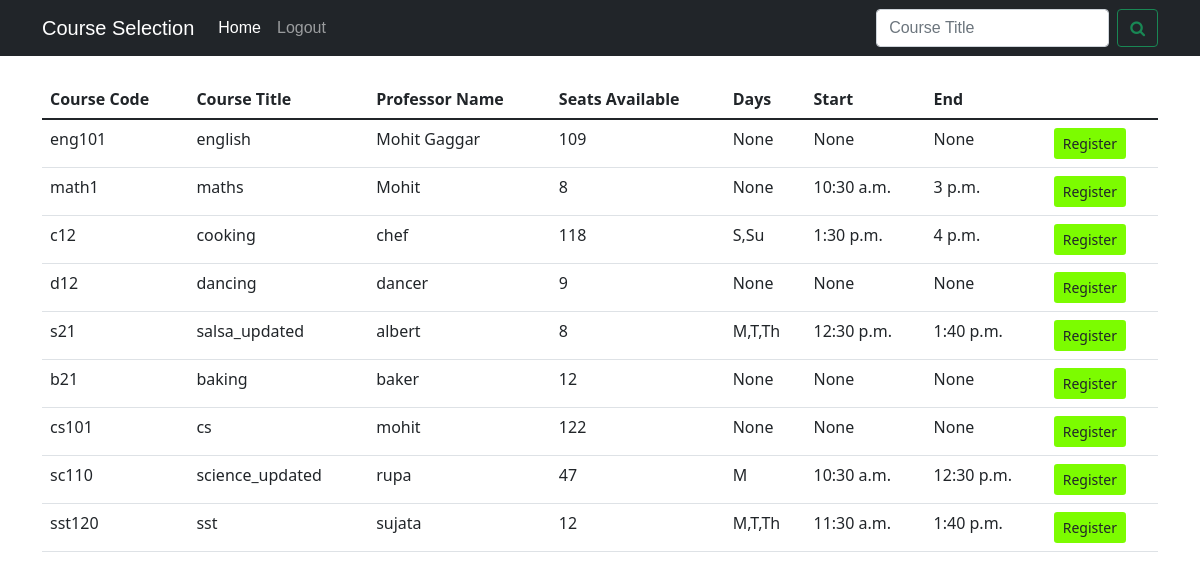
The page /pick_course (signed in) on the database as committed earlier.
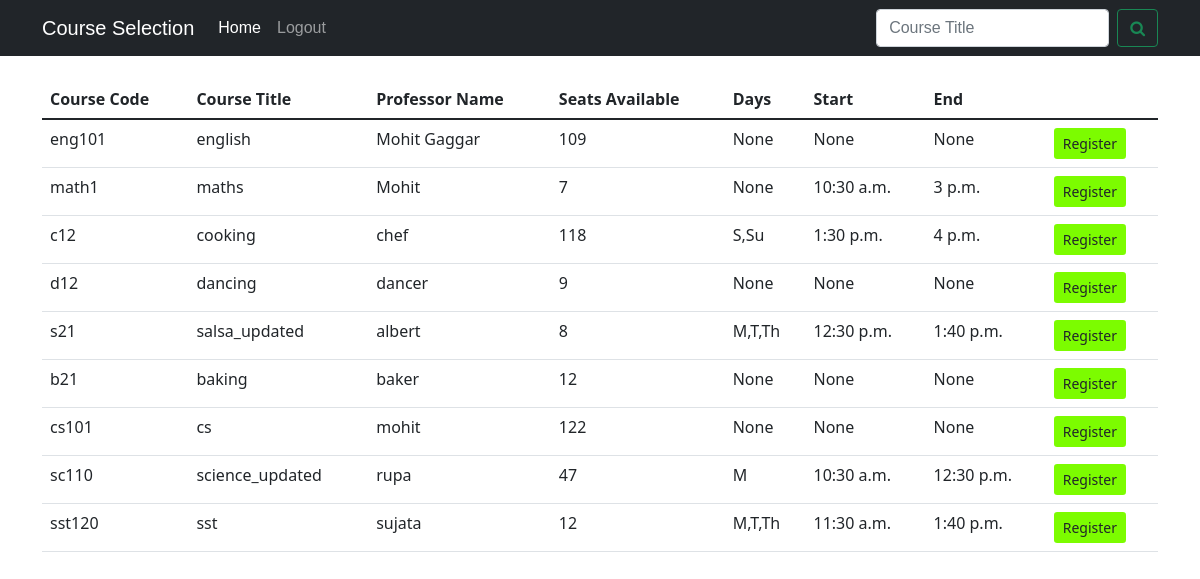
The same page on the database as committed later.
### pick_courses/models.py (models this page shows)
class course(models.Model):
    name=models.CharField(max_length=100)
    course_id=models.CharField(max_length=100,primary_key=True)
    days=models.TextField(null=True)
    start_time=models.TimeField(null=True)
    end_time=models.TimeField(null=True)
    description=models.TextField(null=True)

class available_course(course):
    prof_name=models.CharField(max_length=100)
    prof_id=models.CharField(max_length=100)
    seats_available=models.IntegerField(default=0)
    prerequisites=models.TextField(null=True)

class course(models.Model):
    name=models.CharField(max_length=100)
    course_id=models.CharField(max_length=100,primary_key=True)
    days=models.TextField(null=True)
    start_time=models.TimeField(null=True)
    end_time=models.TimeField(null=True)
    description=models.TextField(null=True)

### pick_courses/views.py (the view)
# urls.py: path('pick_course',views.display_courses,name="display_courses"),
def display_courses(request):
    if(not request.user.is_authenticated):
        return redirect('signin')
    all_courses = get_all_courses()
    passing_obj={'courses' : all_courses}
    try:
        user_id=request.user.username
        registered_courses=[]
        registered_courses=user_registered_courses(user_id)
        registered_courses_objects=get_course_objects(registered_courses)
        registered_course_ids=''
        for i in registered_courses_objects:
            registered_course_ids+=' '+str(i.course_id)
        passing_obj['registered_course']=registered_course_ids
        user_obj=get_user_object(user_id)
        passing_obj['user_name']=user_obj.name
    except:
        pass
    return render(request,'courses.html',passing_obj)

### pick_courses/views.py (called while the page is built)
def user_registered_courses(user_id):
    user_obj=get_user_object(user_id)
    if(user_obj.registered_courses):
        return [i for i in user_obj.registered_courses.split(',')]
    return []

def get_user_object(user_id):
    return myuser.objects.get(Q(user_id=user_id))

def get_all_courses():
    return available_course.objects.all()

### templates/courses.html (shortened to what this page needs)
<div id='div1'>
	{% extends 'base.html' %}
	{% block navbar_brand %}
		<a class="navbar-brand" href="pick_course">Course Selection</a>
	{% endblock%}
	{% block navbar_items %}
	<li class="nav-item">
		<a class="nav-link active" aria-current="page" href="home">Home</a>
	</li>
	<li class="nav-item">
		<a class="nav-link" aria-current="page" href="signout">Logout</a>
	</li>
	{% endblock%}
	{% block search%}
	<form class="d-flex" action="/search" style="margin: 0px;">
		<input class="form-control me-2" type="search" placeholder="Course Title" aria-label="Search" name="course_name">
		<button type="submit" class="btn btn-outline-success"><i class="fa fa-search"></i></button>
	</form>
	{% endblock %}
	{% block content %}
	<br>
	<div class="container">
		<div class="table-responsive">
		<table class="table  table-hover  " id="mytable" style="font-family: Candara,Calibri,Segoe,Segoe UI,Optima,Arial,sans-serif; ">
			<thead>
				<tr>
					<th scope="col">Course Code</th>
					<th scope="col">Course Title</th>
					<th scope="col">Professor Name</th>
					<th scope="col">Seats Available</th>
					<th scope="col">Days</th>
					<th scope="col">Start</th>
					<th scope="col">End</th>
					<th></th>
				</tr>
			</thead>
			<tbody>
			{% for i in courses%}
				<tr >
					<td name='course_id' id="course_id" value='{{i.course_id}}'>{{i.course_id}}</td>
					<td name='course_name'id="course_name">{{i.name}}</td>
					<td>{{i.prof_name}}</td>
					<td>{{i.seats_available}}</td>
					<td>{{i.days}}</td>
					<td>{{i.start_time}}</td>
					<td>{{i.end_time}}</td>
					<td><button onclick='reg(this)' class="btn btn-sm"></button></td>
				</tr>
			{% endfor %}
			</tbody>
		</table>
	</div>
</div>
</div>
{% endblock%}

Rows that differ between the two databases and show on the page:
changed available_course "Mohit": seats_available "8" → "7"
